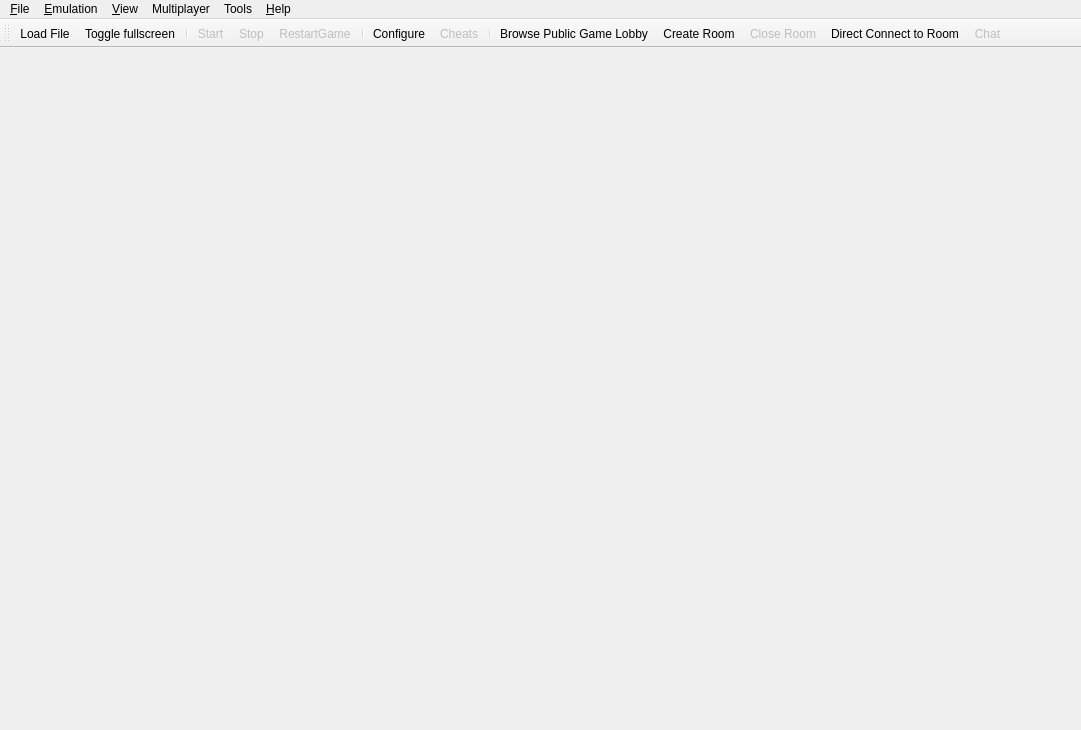
<?xml version="1.0" encoding="UTF-8"?>
<ui version="4.0">
 <class>MainWindow</class>
 <widget class="QMainWindow" name="MainWindow">
  <property name="geometry">
   <rect>
    <x>0</x>
    <y>0</y>
    <width>1081</width>
    <height>730</height>
   </rect>
  </property>
  <property name="windowTitle">
   <string>Citra</string>
  </property>
  <property name="windowIcon">
   <iconset>
    <normaloff>src/pcafe/res/icon3_64x64.ico</normaloff>src/pcafe/res/icon3_64x64.ico</iconset>
  </property>
  <property name="tabShape">
   <enum>QTabWidget::Rounded</enum>
  </property>
  <property name="dockNestingEnabled">
   <bool>true</bool>
  </property>
  <widget class="QWidget" name="centralwidget">
   <layout class="QHBoxLayout" name="horizontalLayout">
    <property name="leftMargin">
     <number>0</number>
    </property>
    <property name="topMargin">
     <number>0</number>
    </property>
    <property name="rightMargin">
     <number>0</number>
    </property>
    <property name="bottomMargin">
     <number>0</number>
    </property>
   </layout>
  </widget>
  <widget class="QMenuBar" name="menubar">
   <property name="geometry">
    <rect>
     <x>0</x>
     <y>0</y>
     <width>1081</width>
     <height>21</height>
    </rect>
   </property>
   <widget class="QMenu" name="menu_File">
    <property name="title">
     <string>&amp;File</string>
    </property>
    <widget class="QMenu" name="menu_recent_files">
     <property name="title">
      <string>Recent Files</string>
     </property>
    </widget>
    <widget class="QMenu" name="menu_Amiibo">
     <property name="title">
      <string>Amiibo</string>
     </property>
     <addaction name="action_Load_Amiibo"/>
     <addaction name="action_Remove_Amiibo"/>
    </widget>
    <addaction name="action_Load_File"/>
    <addaction name="action_Install_CIA"/>
    <addaction name="separator"/>
    <addaction name="menu_recent_files"/>
    <addaction name="separator"/>
    <addaction name="menu_Amiibo"/>
    <addaction name="separator"/>
    <addaction name="action_Open_Citra_Folder"/>
    <addaction name="separator"/>
    <addaction name="action_Exit"/>
   </widget>
   <widget class="QMenu" name="menu_Emulation">
    <property name="title">
     <string>&amp;Emulation</string>
    </property>
    <addaction name="action_Start"/>
    <addaction name="action_Pause"/>
    <addaction name="action_Stop"/>
    <addaction name="action_Restart"/>
    <addaction name="separator"/>
    <addaction name="action_Report_Compatibility"/>
    <addaction name="separator"/>
    <addaction name="action_Configure"/>
    <addaction name="action_Cheats"/>
   </widget>
   <widget class="QMenu" name="menu_View">
    <property name="title">
     <string>&amp;View</string>
    </property>
    <widget class="QMenu" name="menu_View_Debugging">
     <property name="title">
      <string>Debugging</string>
     </property>
     <addaction name="action_Create_Pica_Surface_Viewer"/>
     <addaction name="separator"/>
    </widget>
    <widget class="QMenu" name="menu_Screen_Layout">
     <property name="title">
      <string>Screen Layout</string>
     </property>
     <addaction name="action_Screen_Layout_Default"/>
     <addaction name="action_Screen_Layout_Single_Screen"/>
     <addaction name="action_Screen_Layout_Medium_Screen"/>
     <addaction name="action_Screen_Layout_Large_Screen"/>
     <addaction name="action_Screen_Layout_Side_by_Side"/>
     <addaction name="separator"/>
     <addaction name="action_Screen_Layout_Swap_Screens"/>
    </widget>
    <addaction name="action_Fullscreen"/>
    <addaction name="action_Single_Window_Mode"/>
    <addaction name="menu_Screen_Layout"/>
    <addaction name="separator"/>
    <addaction name="action_Display_Dock_Widget_Headers"/>
    <addaction name="action_Show_Filter_Bar"/>
    <addaction name="action_Show_Status_Bar"/>
    <addaction name="action_Show_Toolbar"/>
    <addaction name="separator"/>
    <addaction name="menu_View_Debugging"/>
   </widget>
   <widget class="QMenu" name="menu_Multiplayer">
    <property name="enabled">
     <bool>true</bool>
    </property>
    <property name="title">
     <string>Multiplayer</string>
    </property>
    <addaction name="action_View_Lobby"/>
    <addaction name="action_Start_Room"/>
    <addaction name="action_Connect_To_Room"/>
    <addaction name="separator"/>
    <addaction name="action_Show_Room"/>
    <addaction name="action_Leave_Room"/>
   </widget>
   <widget class="QMenu" name="menu_Tools">
    <property name="title">
     <string>Tools</string>
    </property>
    <widget class="QMenu" name="menu_Movie">
     <property name="title">
      <string>Movie</string>
     </property>
     <addaction name="action_Record_Movie"/>
     <addaction name="action_Play_Movie"/>
     <addaction name="action_Stop_Recording_Playback"/>
    </widget>
    <widget class="QMenu" name="menu_Frame_Advance">
     <property name="title">
      <string>Frame Advance</string>
     </property>
     <addaction name="action_Enable_Frame_Advancing"/>
     <addaction name="action_Advance_Frame"/>
    </widget>
    <addaction name="menu_Movie"/>
    <addaction name="menu_Frame_Advance"/>
    <addaction name="separator"/>
    <addaction name="action_Capture_Screenshot"/>
   </widget>
   <widget class="QMenu" name="menu_Help">
    <property name="title">
     <string>&amp;Help</string>
    </property>
    <addaction name="action_Check_For_Updates"/>
    <addaction name="action_Open_Maintenance_Tool"/>
    <addaction name="separator"/>
    <addaction name="action_FAQ"/>
    <addaction name="action_About"/>
   </widget>
   <addaction name="menu_File"/>
   <addaction name="menu_Emulation"/>
   <addaction name="menu_View"/>
   <addaction name="menu_Multiplayer"/>
   <addaction name="menu_Tools"/>
   <addaction name="menu_Help"/>
  </widget>
    <widget class="QToolBar" name="toolbar">
      <property name="enabled">
        <bool>true</bool>
      </property>
      <property name="windowTitle">
        <string>Toolbar</string>
      </property>
      <property name="iconSize">
        <size>
          <width>35</width>
          <height>30</height>
        </size>
      </property>
      <property name="floatable">
        <bool>false</bool>
      </property>
      <attribute name="toolBarArea">
        <enum>TopToolBarArea</enum>
     </attribute>
      <attribute name="toolBarBreak">
        <bool>false</bool>
      </attribute>
      <addaction name="action_Toolbar_Load_File"/>
      <addaction name="action_Toolbar_Toggle_Fullscreen"/>
      <addaction name="separator"/>
      <addaction name="action_Toolbar_Start_Pause"/>
      <addaction name="action_Toolbar_Stop"/>
      <addaction name="action_Toolbar_Restart"/>
      <addaction name="separator"/>
      <addaction name="action_Toolbar_Configure"/>
      <addaction name="action_Toolbar_Cheats"/>
      <addaction name="separator"/>
      <addaction name="action_Toolbar_View_Lobby"/>
      <addaction name="action_Toolbar_Start_Room"/>
      <addaction name="action_Toolbar_Stop_Room"/>
      <addaction name="action_Toolbar_Connect_To_Room"/>
      <addaction name="action_Toolbar_Chat"/>
    </widget>
  <action name="action_Load_File">
   <property name="text">
    <string>Load File...</string>
   </property>
  </action>
  <action name="action_Install_CIA">
   <property name="text">
    <string>Install CIA...</string>
   </property>
  </action>
  <action name="action_Load_Symbol_Map">
   <property name="text">
    <string>Load Symbol Map...</string>
   </property>
  </action>
  <action name="action_Exit">
   <property name="text">
    <string>E&amp;xit</string>
   </property>
  </action>
  <action name="action_Start">
   <property name="enabled">
    <bool>false</bool>
   </property>
   <property name="text">
    <string>&amp;Start</string>
   </property>
  </action>
  <action name="action_Pause">
   <property name="enabled">
    <bool>false</bool>
   </property>
   <property name="text">
    <string>&amp;Pause</string>
   </property>
  </action>
  <action name="action_Stop">
   <property name="enabled">
    <bool>false</bool>
   </property>
   <property name="text">
    <string>&amp;Stop</string>
   </property>
  </action>
  <action name="action_Restart">
   <property name="enabled">
    <bool>false</bool>
   </property>
   <property name="text">
    <string>&amp;Restart</string>
   </property>
  </action>
  <action name="action_FAQ">
   <property name="text">
    <string>FAQ</string>
   </property>
  </action>
  <action name="action_About">
   <property name="text">
    <string>About Citra</string>
   </property>
  </action>
  <action name="action_Single_Window_Mode">
   <property name="checkable">
    <bool>true</bool>
   </property>
   <property name="text">
    <string>Single Window Mode</string>
   </property>
  </action>
  <action name="action_Configure">
   <property name="text">
    <string>Configure...</string>
   </property>
  </action>
  <action name="action_Cheats">
   <property name="text">
    <string>Cheats...</string>
   </property>
  </action>
  <action name="action_Display_Dock_Widget_Headers">
   <property name="checkable">
    <bool>true</bool>
   </property>
   <property name="text">
    <string>Display Dock Widget Headers</string>
   </property>
  </action>
  <action name="action_Show_Filter_Bar">
   <property name="checkable">
    <bool>true</bool>
   </property>
   <property name="text">
    <string>Show Filter Bar</string>
   </property>
  </action>
  <action name="action_Show_Status_Bar">
   <property name="checkable">
    <bool>true</bool>
   </property>
   <property name="text">
    <string>Show Status Bar</string>
   </property>
  </action>
  <action name="action_Show_Toolbar">
   <property name="checkable">
    <bool>true</bool>
   </property>
   <property name="text">
    <string>Show Tool Bar</string>
   </property>
  </action>
  <action name="action_Select_Game_List_Root">
   <property name="text">
    <string>Select Game Directory...</string>
   </property>
   <property name="toolTip">
    <string>Selects a folder to display in the game list</string>
   </property>
  </action>
  <action name="action_Create_Pica_Surface_Viewer">
   <property name="text">
    <string>Create Pica Surface Viewer</string>
   </property>
  </action>
  <action name="action_Record_Movie">
   <property name="enabled">
    <bool>true</bool>
   </property>
   <property name="text">
    <string>Record Movie</string>
   </property>
  </action>
  <action name="action_Play_Movie">
   <property name="enabled">
    <bool>true</bool>
   </property>
   <property name="text">
    <string>Play Movie</string>
   </property>
  </action>
  <action name="action_Stop_Recording_Playback">
   <property name="enabled">
    <bool>false</bool>
   </property>
   <property name="text">
    <string>Stop Recording / Playback</string>
   </property>
  </action>
  <action name="action_Enable_Frame_Advancing">
   <property name="checkable">
    <bool>true</bool>
   </property>
   <property name="enabled">
    <bool>false</bool>
   </property>
   <property name="text">
    <string>Enable Frame Advancing</string>
   </property>
  </action>
  <action name="action_Advance_Frame">
   <property name="enabled">
    <bool>false</bool>
   </property>
   <property name="text">
    <string>Advance Frame</string>
   </property>
  </action>
  <action name="action_Capture_Screenshot">
   <property name="enabled">
    <bool>false</bool>
   </property>
   <property name="text">
    <string>Capture Screenshot</string>
   </property>
  </action>
  <action name="action_View_Lobby">
   <property name="enabled">
    <bool>true</bool>
   </property>
   <property name="text">
    <string>Browse Public Game Lobby</string>
   </property>
  </action>
  <action name="action_Start_Room">
   <property name="enabled">
    <bool>true</bool>
   </property>
   <property name="text">
    <string>Create Room</string>
   </property>
  </action>
  <action name="action_Leave_Room">
   <property name="enabled">
    <bool>false</bool>
   </property>
   <property name="text">
    <string>Leave Room</string>
   </property>
  </action>
  <action name="action_Connect_To_Room">
   <property name="text">
    <string>Direct Connect to Room</string>
   </property>
  </action>
  <action name="action_Show_Room">
   <property name="enabled">
    <bool>false</bool>
   </property>
   <property name="text">
    <string>Show Current Room</string>
   </property>
  </action>
  <action name="action_Fullscreen">
   <property name="checkable">
    <bool>true</bool>
   </property>
   <property name="text">
    <string>Fullscreen</string>
   </property>
  </action>
    <action name="action_Toolbar_Load_File">
      <property name="icon">
        <iconset resource="../../dist/toolbar_icons/toolbar_icons.qrc">
          <normaloff>:/toolbar_icons/rc/load_file.png</normaloff>:/toolbar_icons/rc/load_file.png
        </iconset>
      </property>
      <property name="text">
        <string>Load File...</string>
      </property>
      <property name="toolTip">
        <string>Load File </string>
      </property>
    </action>
    <action name="action_Toolbar_Toggle_Fullscreen">
      <property name="icon">
        <iconset resource="../../dist/toolbar_icons/toolbar_icons.qrc">
          <normaloff>:/toolbar_icons/rc/fullscreen.png</normaloff>:/toolbar_icons/rc/fullscreen.png
        </iconset>
      </property>
      <property name="text">
        <string>Toggle fullscreen</string>
      </property>
      <property name="toolTip">
        <string>Toggle fullscreen</string>
      </property>
    </action>
    <action name="action_Toolbar_Start_Pause">
      <property name="enabled">
        <bool>false</bool>
      </property>
      <property name="icon">
        <iconset resource="../../dist/toolbar_icons/toolbar_icons.qrc">
          <normaloff>:/toolbar_icons/rc/start.png</normaloff>:/toolbar_icons/rc/start.png
        </iconset>
      </property>
      <property name="text">
        <string>Start</string>
      </property>
      <property name="toolTip">
        <string>Start emulation</string>
      </property>
    </action>
    <action name="action_Toolbar_Stop">
      <property name="enabled">
        <bool>false</bool>
      </property>
      <property name="icon">
        <iconset resource="../../dist/toolbar_icons/toolbar_icons.qrc">
          <normaloff>:/toolbar_icons/rc/stop.png</normaloff>:/toolbar_icons/rc/stop.png
        </iconset>
      </property>
      <property name="text">
        <string>Stop</string>
      </property>
      <property name="toolTip">
        <string>Stop emulation</string>
      </property>
    </action>
    <action name="action_Toolbar_Restart">
      <property name="enabled">
        <bool>false</bool>
      </property>
      <property name="icon">
        <iconset resource="../../dist/toolbar_icons/toolbar_icons.qrc">
          <normaloff>:/toolbar_icons/rc/reset.png</normaloff>:/toolbar_icons/rc/reset.png
        </iconset>
      </property>
      <property name="text">
        <string>RestartGame</string>
      </property>
      <property name="toolTip">
        <string>Restart Game</string>
      </property>
    </action>
    <action name="action_Toolbar_Configure">
      <property name="enabled">
        <bool>true</bool>
      </property>
      <property name="icon">
        <iconset resource="../../dist/toolbar_icons/toolbar_icons.qrc">
          <normaloff>:/toolbar_icons/rc/configure.png</normaloff>:/toolbar_icons/rc/configure.png
        </iconset>
      </property>
      <property name="text">
        <string>Configure</string>
      </property>
      <property name="toolTip">
        <string>Configure</string>
      </property>
    </action>
    <action name="action_Toolbar_Cheats">
      <property name="enabled">
        <bool>false</bool>
      </property>
      <property name="icon">
        <iconset resource="../../dist/toolbar_icons/toolbar_icons.qrc">
          <normaloff>:/toolbar_icons/rc/cheats.png</normaloff>:/toolbar_icons/rc/cheats.png
        </iconset>
      </property>
      <property name="text">
        <string>Cheats</string>
      </property>
      <property name="toolTip">
        <string>Cheats</string>
      </property>
    </action>
    <action name="action_Toolbar_View_Lobby">
      <property name="enabled">
        <bool>true</bool>
      </property>
      <property name="icon">
        <iconset resource="../../dist/toolbar_icons/toolbar_icons.qrc">
          <normaloff>:/toolbar_icons/rc/Lobby.png</normaloff>:/toolbar_icons/rc/Lobby.png
        </iconset>
      </property>
      <property name="text">
        <string>Browse Public Game Lobby</string>
      </property>
      <property name="toolTip">
        <string>Browse Public Game Lobby</string>
      </property>
    </action>
    <action name="action_Toolbar_Start_Room">
      <property name="enabled">
        <bool>true</bool>
      </property>
      <property name="icon">
        <iconset resource="../../dist/toolbar_icons/toolbar_icons.qrc">
          <normaloff>:/toolbar_icons/rc/open.png</normaloff>:/toolbar_icons/rc/open.png
        </iconset>
      </property>
      <property name="text">
        <string>Create Room</string>
      </property>
      <property name="toolTip">
        <string>Create Room</string>
      </property>
    </action>
    <action name="action_Toolbar_Stop_Room">
      <property name="enabled">
        <bool>false</bool>
      </property>
      <property name="icon">
        <iconset resource="../../dist/toolbar_icons/toolbar_icons.qrc">
          <normaloff>:/toolbar_icons/rc/close.png</normaloff>:/toolbar_icons/rc/close.png
        </iconset>
      </property>
      <property name="text">
        <string>Close Room</string>
      </property>
      <property name="toolTip">
        <string>Close Room</string>
      </property>
    </action>
    <action name="action_Toolbar_Connect_To_Room">
      <property name="enabled">
        <bool>true</bool>
      </property>
      <property name="icon">
        <iconset resource="../../dist/toolbar_icons/toolbar_icons.qrc">
          <normaloff>:/toolbar_icons/rc/direct.png</normaloff>:/toolbar_icons/rc/direct.png
        </iconset>
      </property>
      <property name="text">
        <string>Direct Connect to Room</string>
      </property>
      <property name="toolTip">
        <string>Direct Connect to Room</string>
      </property>
    </action>
    <action name="action_Toolbar_Chat">
      <property name="enabled">
        <bool>false</bool>
      </property>
      <property name="icon">
        <iconset resource="../../dist/toolbar_icons/toolbar_icons.qrc">
          <normaloff>:/toolbar_icons/rc/chat.png</normaloff>:/toolbar_icons/rc/chat.png
        </iconset>
      </property>
      <property name="text">
        <string>Chat</string>
      </property>
      <property name="toolTip">
        <string>Chat</string>
      </property>
    </action>
  <action name="action_Open_Maintenance_Tool">
   <property name="text">
    <string>Modify Citra Install</string>
   </property>
   <property name="toolTip">
    <string>Opens the maintenance tool to modify your Citra installation</string>
   </property>
  </action>
  <action name="action_Screen_Layout_Default">
   <property name="checkable">
    <bool>true</bool>
   </property>
   <property name="text">
    <string>Default</string>
   </property>
  </action>
  <action name="action_Screen_Layout_Single_Screen">
   <property name="checkable">
    <bool>true</bool>
   </property>
   <property name="text">
    <string>Single Screen</string>
   </property>
  </action>
  <action name="action_Screen_Layout_Medium_Screen">
   <property name="checkable">
    <bool>true</bool>
   </property>
   <property name="text">
    <string>Medium Screen</string>
   </property>
  </action>
  <action name="action_Screen_Layout_Large_Screen">
   <property name="checkable">
    <bool>true</bool>
   </property>
   <property name="text">
    <string>Large Screen</string>
   </property>
  </action>
  <action name="action_Screen_Layout_Side_by_Side">
   <property name="checkable">
    <bool>true</bool>
   </property>
   <property name="text">
    <string>Side by Side</string>
   </property>
  </action>
  <action name="action_Screen_Layout_Swap_Screens">
   <property name="checkable">
    <bool>true</bool>
   </property>
   <property name="text">
    <string>Swap Screens</string>
   </property>
  </action>
  <action name="action_Check_For_Updates">
   <property name="text">
    <string>Check for Updates</string>
   </property>
  </action>
  <action name="action_Report_Compatibility">
   <property name="enabled">
    <bool>false</bool>
   </property>
   <property name="text">
    <string>Report Compatibility</string>
   </property>
   <property name="visible">
    <bool>false</bool>
   </property>
  </action>
  <action name="action_Restart">
   <property name="enabled">
    <bool>false</bool>
   </property>
   <property name="text">
    <string>Restart</string>
   </property>
  </action>
  <action name="action_Load_Amiibo">
   <property name="enabled">
    <bool>false</bool>
   </property>
   <property name="text">
    <string>Load...</string>
   </property>
  </action>
  <action name="action_Remove_Amiibo">
   <property name="enabled">
    <bool>false</bool>
   </property>
   <property name="text">
    <string>Remove</string>
   </property>
  </action>
  <action name="action_Open_Citra_Folder">
   <property name="text">
    <string>Open Citra Folder</string>
   </property>
  </action>
 </widget>
 <resources>
  <include location="../../dist/toolbar_icons/toolbar_icons.qrc"/>
 </resources>
 <connections/>
</ui>
